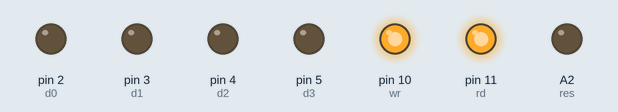
This sketch was run on a simulated Arduino Uno, built with avr-gcc and run on an emulated ATmega328P. Parts: output pins drawn as LEDs (lit = HIGH). Pins used as bus, display or sensor lines are not drawn.

Above: at 0.22 s.
At 10.08 s:
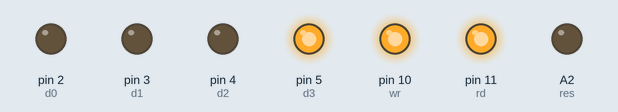
At 19.82 s:
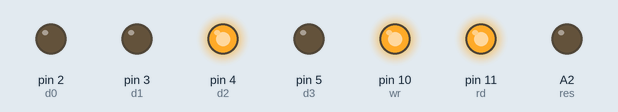
At 29.56 s:
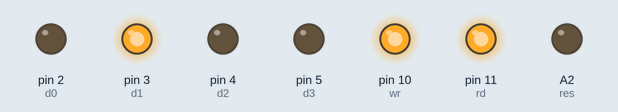
At 39.35 s:
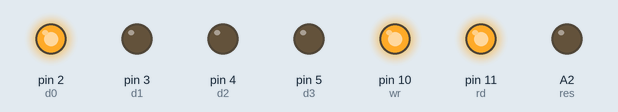
Timing chart, 0 to 40.0 s (numbered marks = the images above):
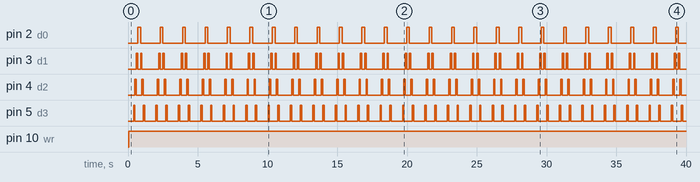

Measured:
- by itself, pin 2 (d0): alternates HIGH for 0.20 s and LOW for 1.4 s
- by itself, pin 3 (d1): repeats every 1.6 s: LOW 0.20 s, HIGH 0.10 s, LOW 1.2 s, HIGH 0.10 s
- by itself, pin 4 (d2): repeats every 1.6 s: LOW 0.40 s, HIGH 0.10 s, LOW 1.0 s, HIGH 0.10 s
- by itself, pin 5 (d3): repeats every 1.6 s: LOW 0.60 s, HIGH 0.10 s, LOW 0.81 s, HIGH 0.10 s
- by itself, pin 10 (wr): LOW → HIGH at 0.04 s

The sketch:

p8255.ino
```cpp
/*
   Readable example(See also optimised example) of arduino interfacing a 8255
   Karel Reinhard 2014
 */
int d0 = 2;
int d1 = 3;
int d2 = 4;
int d3 = 5;
int d4 = 6;
int d5 = 7;
int d6 = 8;
int d7 = 9;
int cs = 12;
int rd = 11;
int wr = 10;
int res = A2;
int a0 = A0;
int a1 = A1;
//Declare the dataport to loop over it when setting bits
int outData[8]={d0,d1,d2,d3,d4,d5,d6,d7};
byte porta,portb,portc =B0000000;

// the setup routine runs once when you press reset:
void setup() {
  // initialize the digital pins as outputs.
  pinMode(a0, OUTPUT);
  pinMode(a1, OUTPUT);
  pinMode(res, OUTPUT);
  pinMode(d0, OUTPUT);
  pinMode(d1, OUTPUT);
  pinMode(d2, OUTPUT);
  pinMode(d3, OUTPUT);
  pinMode(d4, OUTPUT);
  pinMode(d5, OUTPUT);
  pinMode(d6, OUTPUT);
  pinMode(d7, OUTPUT);
  pinMode(cs, OUTPUT);
  pinMode(rd, OUTPUT);
  pinMode(wr, OUTPUT);

  pio8255init();
}

void pio8255init(){
 //Start 8255 init sequence
  digitalWrite(res, HIGH);
  digitalWrite(res, LOW);
  digitalWrite(wr, HIGH);

  /*
    Set the byte on the data line to init the 8255
    Set port c to output
  */
  digitalWrite(d0, LOW);
  //Set port b to output
  digitalWrite(d1, LOW);
  //Set port b to mode 0
  digitalWrite(d2, LOW);
  //Set port c to output 4bit
  digitalWrite(d3, LOW);
  //Set port a to output
  digitalWrite(d4, LOW);
  //Set port a to mode 0
  digitalWrite(d5, LOW);
  digitalWrite(d6, LOW);
  digitalWrite(d7, HIGH);
  //End of the byte

  //Handshake with 8255 to pick up the data
  //Chip handshaking Port a0->high a1->high and set wr->low and the high
  digitalWrite(a0, HIGH);
  digitalWrite(a1, HIGH);
  digitalWrite(wr, LOW);
  digitalWrite(wr, HIGH);
  digitalWrite(rd, HIGH);
}

//port is 8255 A|B|C, pin 0(lsb) to 7(msb) ,highlow=true|false
//6,212 KHz setPort 6,059 KHz setPin (Writing 1 and 0 means x2)
void setPin(char port,int pin, boolean highlow){
  byte data;
  if('A'==port){
     data=(highlow)?porta | B00000001<<pin : porta & B11111110<<pin;
   }else if('B'==port){
     data=(highlow)?portb | B00000001<<pin : portb & B11111110<<pin;
   }else if('C'==port){
     data=(highlow)?portc | B00000001<<pin : portc & B11111110<<pin;
   }

  setPort(port,data);
}

void setPort(char port, byte data){
   //With the char A|B|C you can set the according ports on the 8255.
   //Track change to support bit switching with porta, portb, portc.
  if('A'==port){
    digitalWrite(a0, LOW);
    digitalWrite(a1, LOW);
    porta=data;
   }else if('B'==port){
    digitalWrite(a0, HIGH);
    digitalWrite(a1, LOW);
     portb=data;
   }else if('C'==port){
    digitalWrite(a0, LOW);
    digitalWrite(a1, HIGH);
     portc=data;
   }
   //Chip handshaking Port cs->low wr->low
   digitalWrite(cs, LOW);
   digitalWrite(wr, LOW);
   //iterate through bit mask
   int i=0;
   for (byte mask = B00000001; mask>0; mask <<= 1) {
     if (data & mask){ // if bitwise AND resolves to true
     digitalWrite(outData[i],HIGH);
    }else{ //if bitwise and resolves to false
     digitalWrite(outData[i],LOW);
    }
    i++;
   }
   //Chip handshaking Port cs->high wr->high
   digitalWrite(wr, HIGH);
   digitalWrite(cs, HIGH);
   //Chip handshaking Port a0->low a1->low
   digitalWrite(A0, LOW);
   digitalWrite(A1, LOW);
}

void loop(){
  //Kit like walk the leds forward
  for (byte mask = B10000000; mask>0; mask >>= 1) {
    setPort('B', mask);
    delay(100);
  }
  //And walk back
  for (byte mask = B00000001; mask>0; mask <<= 1) {
    setPort('B', mask);
    delay(100);
  }
  setPin('C',7,HIGH);
  setPin('A',7,HIGH);
  delay(5);
  setPin('A',7,LOW);
  setPin('A',4,HIGH);
}
```
